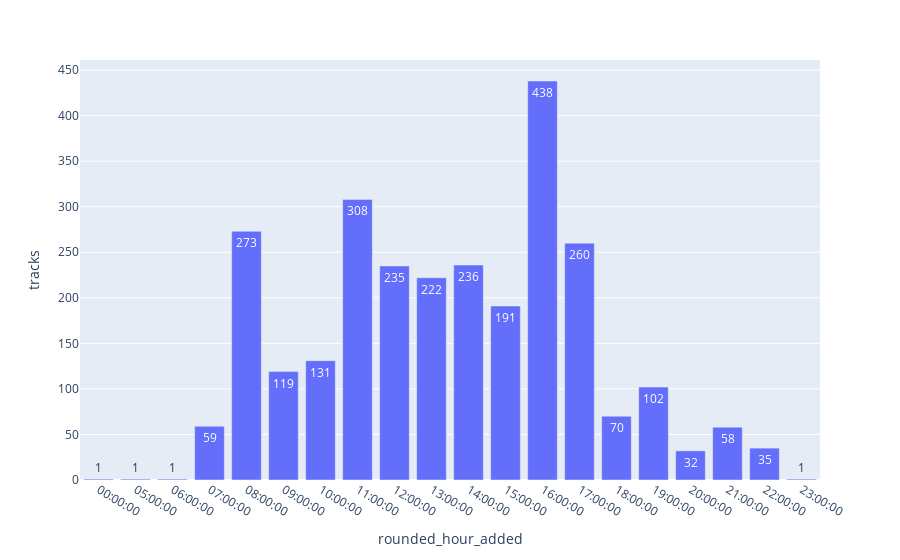

Here is the notebook cell this chart was saved with:
### Markdown cell above
#### Some interesting times here, I'm clearly more likely to add a track to this playlist at around 4pm.

### Code cell
fig = px.bar(added_hour_group,x = 'rounded_hour_added', y = 'tracks', text = 'tracks')
fig.show()

### Figure 1 — Plotly figure (JSON) as saved in the notebook; plotly's stock layout.template omitted (floating-point values rounded to 4 significant figures)
{"data": [{"alignmentgroup": "True", "hovertemplate": "rounded_hour_added=%{x}<br>tracks=%{text}<extra></extra>", "legendgroup": "", "marker": {"color": "#636efa"}, "name": "", "offsetgroup": "", "orientation": "v", "showlegend": false, "text": [1, 1, 1, 59, 273, 119, 131, 308, 235, 222, 236, 191, 438, 260, 70, 102, 32, 58, 35, 1], "textposition": "auto", "type": "bar", "x": ["00:00:00", "05:00:00", "06:00:00", "07:00:00", "08:00:00", "09:00:00", "10:00:00", "11:00:00", "12:00:00", "13:00:00", "14:00:00", "15:00:00", "16:00:00", "17:00:00", "18:00:00", "19:00:00", "20:00:00", "21:00:00", "22:00:00", "23:00:00"], "xaxis": "x", "y": [1, 1, 1, 59, 273, 119, 131, 308, 235, 222, 236, 191, 438, 260, 70, 102, 32, 58, 35, 1], "yaxis": "y"}], "layout": {"barmode": "relative", "legend": {"tracegroupgap": 0}, "margin": {"t": 60}, "xaxis": {"anchor": "y", "domain": [0, 1], "title": {"text": "rounded_hour_added"}}, "yaxis": {"anchor": "x", "domain": [0, 1], "title": {"text": "tracks"}}}}
